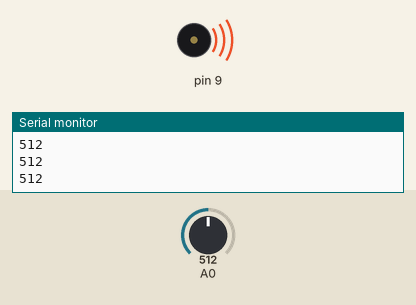
This sketch was run on a simulated Arduino Uno, built with avr-gcc and run on an emulated ATmega328P. On the bench: buzzer (waves = sounding), the last lines printed to the serial monitor. The inputs (shaded band) are chosen by the test bench; at power-on: A0 = 512.

Above: at 1.2 s.
1.3 s: A0 set to 489
At 2.5 s:
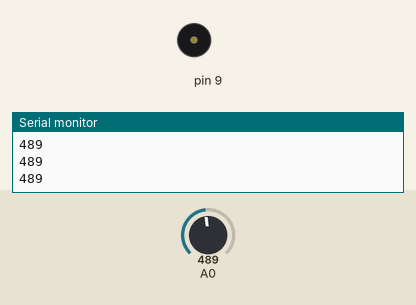
2.8 s: A0 set to 511
At 3.9 s:
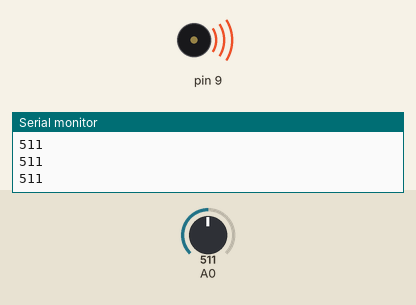
4.3 s: A0 set to 495
At 4.9 s:
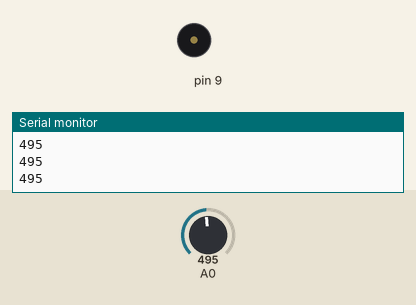
Timing chart, 0 to 7.3 s (numbered marks = the images above; inputs shaded):
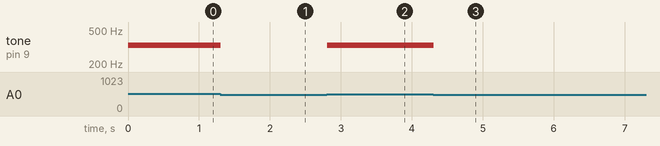

The sketch:

sketch.ino
```cpp
int notes[] = {262, 294, 330, 349};

void setup() {

  Serial.begin(9600);
}

void loop() {

  int keyVal = analogRead(A0);
  Serial.println(keyVal);

  if (keyVal == 1023)
  {
    tone(9, notes[0]);
  }
  else if (keyVal >= 990 && keyVal <= 1010)
  {
    tone(9, notes[1]);
  }
  else if (keyVal >= 505 && keyVal <= 515)
  {
    tone(9, notes[2]);
  }
  else if (keyVal >= 5 && keyVal <= 10)
  {
    tone(9, notes[3]);
  }
  else
  {
    noTone(9);
  }
}
```

Measured:
- the behaviour switches between 505 and 504 on A0 (found by bisection; images 0 and 1)
- after the input at 1.3 s, tone on pin 9: 330 Hz → silent at once
- after the input at 2.8 s, tone on pin 9: silent → 330 Hz at once
- after the input at 4.3 s, tone on pin 9: 330 Hz → silent at once
